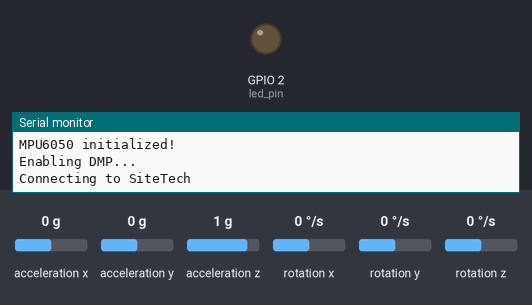
This sketch was run on a simulated ESP32. Parts: output pins drawn as LEDs (lit = HIGH), the last lines printed to the serial monitor. Dashed ring = blinking. The inputs (shaded band) are chosen by the test bench; at power-on: acceleration x 0 g, acceleration y 0 g, acceleration z 1 g, rotation x 0 °/s, rotation y 0 °/s, rotation z 0 °/s. WiFi joins after 1.5 s; servers stay silent unless stated.

Above: at 0.6 s.
At 3.2 s:
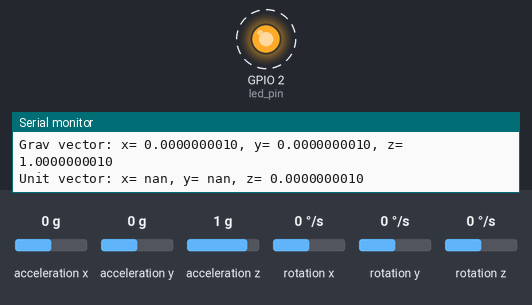
3.3 s: acceleration x set to -1.4 g
5.2 s: acceleration y set to -1.4 g
6.9 s: acceleration z set to -1.4 g
Timing chart, 0 to 15.9 s (numbered marks = the images above; inputs shaded):
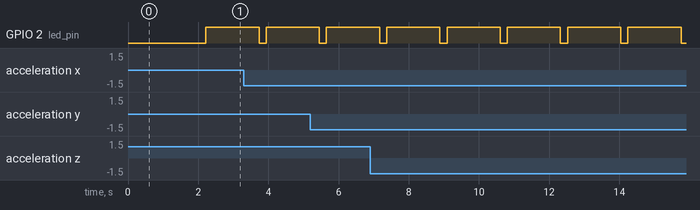

The sketch:

IMU_With_WiFI.ino
```cpp
#define WIRE_NR 9  // Wire number (change when uploading code to ESP connected to second IMU)

#include <WiFi.h>
#include <WiFiClient.h>
const char* ssid = "SiteTech";          // WiFi SSID
const char* password = "Aalborg9000!";  // WiFi password
const char* host_ip = "192.168.1.169";  // Server IP adress
#if WIRE_NR == 1
const int port = 65439;  // Server port for wire 1
#elif WIRE_NR == 3
const int port = 65440;  // Server port for wire 3
#else
const int port = 65441;  // Server port for angle measure
#endif
const int timeout_length = 100;  // Timeout length for server response (in milliseconds)
unsigned long timeout;           // Timeout variable for server response
int connection_attempts = 0;
const int max_attempts = 3;
const int led_pin = 2;

const int sampling_interval = 100;  // Sampling interval in milliseconds
unsigned long last_sample_time = 0;
unsigned long current_time = 0;

// Parameters for gravity to direction conversion
float staticGravity[3] = { 0, 1, 0 };       // Actual gravity in static frame
float localWireDirection[3] = { 1, 0, 0 };  // Wire direction in the IMU frame
float measuredGravity[3] = { 0, 0, 0 };     // IMU gravity vector output
float actualWireDirection[3] = { 0 };       // Calculated wire direction
void transformWireDirection2D(float measured_gravity[3], float actual_gravity[3], float* wire_direction_static_frame);

// I2Cdev and MPU6050 must be installed as libraries, or else the .cpp/.h files
// for both classes must be in the include path of your project
#include "I2Cdev.h"
// Arduino Wire library is required if I2Cdev I2CDEV_ARDUINO_WIRE implementation
// is used in I2Cdev.h
#if I2CDEV_IMPLEMENTATION == I2CDEV_ARDUINO_WIRE
#include "Wire.h"
#endif

#include "MPU6050_6Axis_MotionApps20.h"
//#include "MPU6050.h" // not necessary if using MotionApps include file

MPU6050 mpu;

#define OUTPUT_READABLE_EULER

// MPU control/status vars
bool dmpReady = false;   // set true if DMP init was successful
uint8_t mpuIntStatus;    // holds actual interrupt status byte from MPU
uint8_t devStatus;       // return status after each device operation (0 = success, !0 = error)
uint16_t packetSize;     // expected DMP packet size (default is 42 bytes)
uint16_t fifoCount;      // count of all bytes currently in FIFO
uint8_t fifoBuffer[64];  // FIFO storage buffer

// orientation/motion vars
Quaternion q;         // [w, x, y, z]         quaternion container
VectorInt16 aa;       // [x, y, z]            accel sensor measurements
VectorInt16 aaReal;   // [x, y, z]            gravity-free accel sensor measurements
VectorInt16 aaWorld;  // [x, y, z]            world-frame accel sensor measurements
VectorFloat gravity;  // [x, y, z]            gravity vector
//float euler[3];         // [psi, theta, phi]    Euler angle container
//float ypr[3];           // [yaw, pitch, roll]   yaw/pitch/roll container and gravity vector
float prevTime;
float previousEuler[3];
float resultMatrix[3][3];
float euler[3] = { 0, 0, 0 };    // [psi, theta, phi]    Euler angle container
unsigned long previousTime = 0;  // time of the last action
unsigned long interval = 100;    // time between actions in milliseconds

//setup of the code
void setup() {
  // join I2C bus (I2Cdev library doesn't do this automatically)
#if I2CDEV_IMPLEMENTATION == I2CDEV_ARDUINO_WIRE
  Wire.begin();
  Wire.setClock(400000);  // 400kHz I2C clock. Comment this line if having compilation difficulties
#elif I2CDEV_IMPLEMENTATION == I2CDEV_BUILTIN_FASTWIRE
  Fastwire::setup(400, true);
#endif
  // initialize serial communication
  Serial.begin(115200);  // (115200 chosen because it is required for Teapot Demo output, but it's really up to you depending on your project)
  delay(10);

  while (!Serial)
    ;  // wait for Leonardo enumeration, others continue immediately

  // verify connection
  Serial.println(F("Testing device connections..."));
  Serial.println(mpu.testConnection() ? F("MPU6050 connection successful") : F("MPU6050 connection failed"));

  // load and configure the DMP
  Serial.println(F("Initializing DMP..."));
  devStatus = mpu.dmpInitialize();

  if (WIRE_NR == 1) {
    // supply your own gyro offsets here, scaled for min sensitivity
    mpu.setXGyroOffset(87);
    mpu.setYGyroOffset(-27);
    mpu.setZGyroOffset(66);
    mpu.setZAccelOffset(1095);
  } else if(WIRE_NR == 3) {
    //IMU2
    mpu.setXGyroOffset(-15);
    mpu.setYGyroOffset(-35);
    mpu.setZGyroOffset(-3);
    mpu.setZAccelOffset(1288);
  } else {
    mpu.setXGyroOffset(-62);
    mpu.setYGyroOffset(101);
    mpu.setZGyroOffset(5);
    mpu.setZAccelOffset(956);
  }

  Serial.println("MPU6050 initialized!");
  // make sure it worked (returns 0 if so)
  if (devStatus == 0) {
    // Calibration Time: generate offsets and calibrate our MPU6050
    /*
    mpu.CalibrateAccel(6);
    mpu.CalibrateGyro(6);
    mpu.PrintActiveOffsets();
    */
    // turn on the DMP, now that it's ready
    Serial.println(F("Enabling DMP..."));
    mpu.setDMPEnabled(true);
    mpuIntStatus = mpu.getIntStatus();
    dmpReady = true;

    // get expected DMP packet size for later comparison
    packetSize = mpu.dmpGetFIFOPacketSize();
  } else {
    // ERROR!
    // 1 = initial memory load failed
    // 2 = DMP configuration updates failed
    // (if it's going to break, usually the code will be 1)
    Serial.print(F("DMP Initialization failed (code "));
    Serial.print(devStatus);
    Serial.println(F(")"));
  }
  // ================================================================
  // ===                      Setup WiFI                          ===
  // ================================================================
  pinMode(led_pin, OUTPUT);    // LED to indicate if wifi is connected
  digitalWrite(led_pin, LOW);  // Turn off LED initially
  // Connect to Wi-Fi network with SSID and password
  Serial.print("Connecting to ");
  Serial.println(ssid);
  WiFi.begin(ssid, password);
  while (WiFi.status() != WL_CONNECTED) {
    delay(500);
    Serial.print(".");
  }
  Serial.println("");
  Serial.println("WiFi connected");
  // ================================================================
  // ===                     Setup WiFI                           ===
  // ================================================================
}

// ================================================================
// ===                    MAIN PROGRAM LOOP                     ===
// ================================================================
void loop() {
  // Connect to server
  Serial.println("Establishing connection to server");
  WiFiClient client;
  while (!client.connect(host_ip, port)) {
    connection_attempts++;  // Increase connection attempts
    if (connection_attempts >= max_attempts) {
      connection_attempts = 0;
      Serial.println("Connection timed out " + String(max_attempts) + " times... Restarting!");
      ESP.restart();
    } else {
      delay(1000);
      Serial.println("Connection timed out... Retrying!");
    }
  }
  digitalWrite(led_pin, HIGH);  // Turn on LED when connected
  while (client.connected()) {
    current_time = millis();
    if (current_time >= last_sample_time + sampling_interval) {
      Serial.print("Sampling frequency: ");
      Serial.print(1000 / (float(current_time) - float(last_sample_time)), 5);
      Serial.println(" Hz");
      last_sample_time = current_time;
      // if programming failed, don't try to do anything
      if (!dmpReady) return;
      if (mpu.dmpGetCurrentFIFOPacket(fifoBuffer)) {  // Get the Latest packet
        // Update gravity vector with newest measurement
        mpu.dmpGetQuaternion(&q, fifoBuffer);
        mpu.dmpGetGravity(&gravity, &q);

        // Calculate the direction of the wire
        float measuredGravity[3] = { gravity.x, gravity.y, gravity.z };
        //calculateActualWireDirection(measuredGravity, staticGravity, localWireDirection, actualWireDirection);
        transformWireDirection2D(measuredGravity, staticGravity, actualWireDirection);

        // Print the unit vector to the Serial Monitor
        Serial.print("Grav vector: x= ");
        Serial.print(measuredGravity[0], 10);
        Serial.print(", y= ");
        Serial.print(measuredGravity[1], 10);
        Serial.print(", z= ");
        Serial.println(measuredGravity[2], 10);
        Serial.print("Unit vector: x= ");
        Serial.print(actualWireDirection[0], 10);
        Serial.print(", y= ");
        Serial.print(actualWireDirection[1], 10);
        Serial.print(", z= ");
        Serial.println(actualWireDirection[2], 10);

        // Send data with TCP
        String data_str;
        data_str = String(actualWireDirection[0], 10) + "," + String(actualWireDirection[1], 10) + "," + String(actualWireDirection[2], 10) + ",";
        // Pad the data and send it
        while (data_str.length() < 64) {
          data_str.concat(",");
        }
        client.print(data_str);  // Send the three float values to the server
        client.flush();
      }
    }
  }
  Serial.println("Lost connection to server");
  client.stop();
  digitalWrite(led_pin, LOW);  // Turn off LED when connection is lost
}

// Function to calculate wire direction for gravity (Only calculates as planar case so Z component is missing)
void transformWireDirection2D(float measured_gravity[3], float actual_gravity[3], float* wire_direction_static_frame) {
  float wire_direction_dynamic_frame[2] = { 1.0, 0.0 };

  float measured_gravity_2D[3] = { measured_gravity[1], measured_gravity[0], 0 };

  // Normalize the input vectors
  float measured_gravity_norm = sqrt(pow(measured_gravity_2D[0], 2) + pow(measured_gravity_2D[1], 2));
  float actual_gravity_norm = sqrt(pow(actual_gravity[0], 2) + pow(actual_gravity[1], 2));

  measured_gravity_2D[0] /= measured_gravity_norm;
  measured_gravity_2D[1] /= measured_gravity_norm;
  actual_gravity[0] /= actual_gravity_norm;
  actual_gravity[1] /= actual_gravity_norm;

  // Calculate the cross product
  float c[3] = {
    measured_gravity_2D[1] * actual_gravity[2] - actual_gravity[1] * measured_gravity_2D[2],
    actual_gravity[0] * measured_gravity_2D[2] - measured_gravity_2D[0] * actual_gravity[2],
    measured_gravity_2D[0] * actual_gravity[1] - actual_gravity[0] * measured_gravity_2D[1]
  };

  // Calculate the dot product
  float d = measured_gravity_2D[0] * actual_gravity[0] + measured_gravity_2D[1] * actual_gravity[1];

  // Check if the vectors are parallel
  float c_squared = pow(c[0], 2) + pow(c[1], 2) + pow(c[2], 2);
  if (c_squared == 0) {
    Serial.println("Vectors are parallel. Cannot determine transformation.");
    return;
  }

  // Calculate the transformation angle
  float theta = atan2(c[2], d);

  // Calculate the transformation matrix
  float T[2][2] = {
    { cos(theta), -sin(theta) },
    { sin(theta), cos(theta) }
  };

  // Perform matrix multiplication
  wire_direction_static_frame[0] = T[1][0] * wire_direction_dynamic_frame[0] + T[1][1] * wire_direction_dynamic_frame[1];
  wire_direction_static_frame[1] = T[0][0] * wire_direction_dynamic_frame[0] + T[0][1] * wire_direction_dynamic_frame[1];
  wire_direction_static_frame[2] = 0;
}
```

Measured:
- by itself, GPIO 2 (led_pin): alternates HIGH for 1.5 s and LOW for 0.20 s
